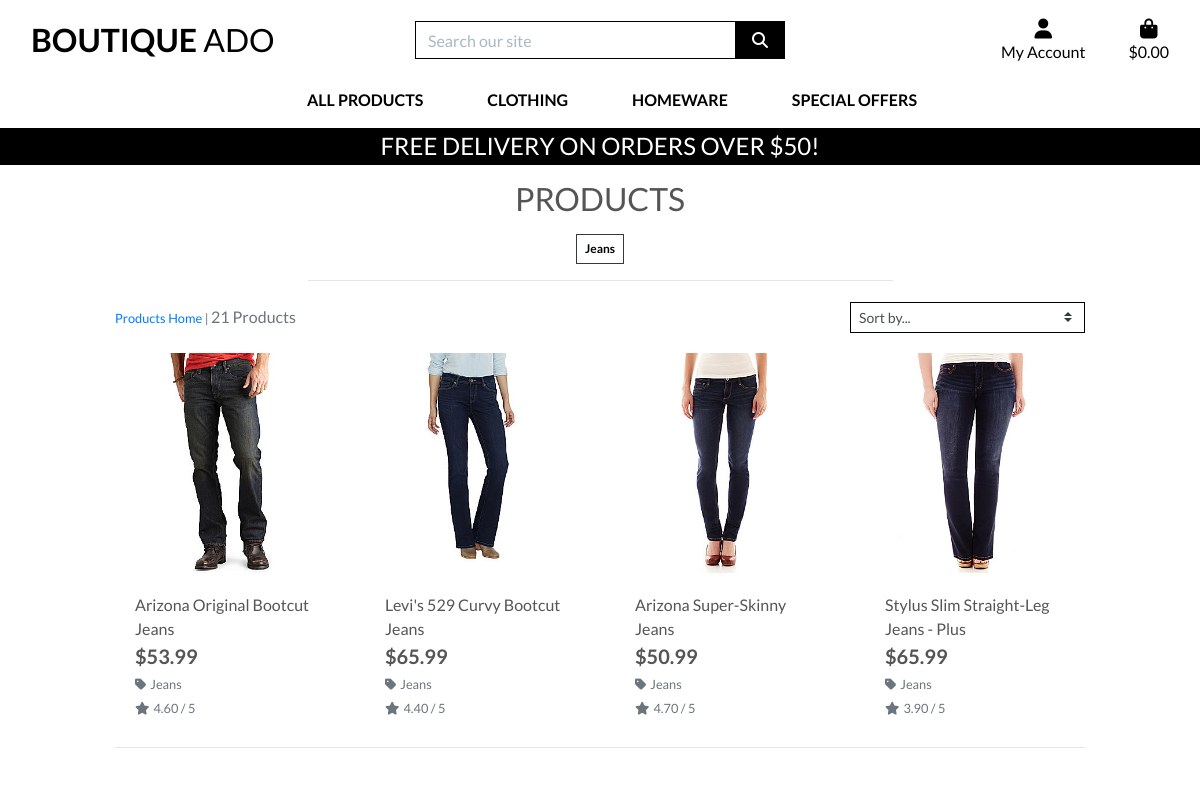
/products/?category=jeans (upper part), run on an earlier commit of the app's database.
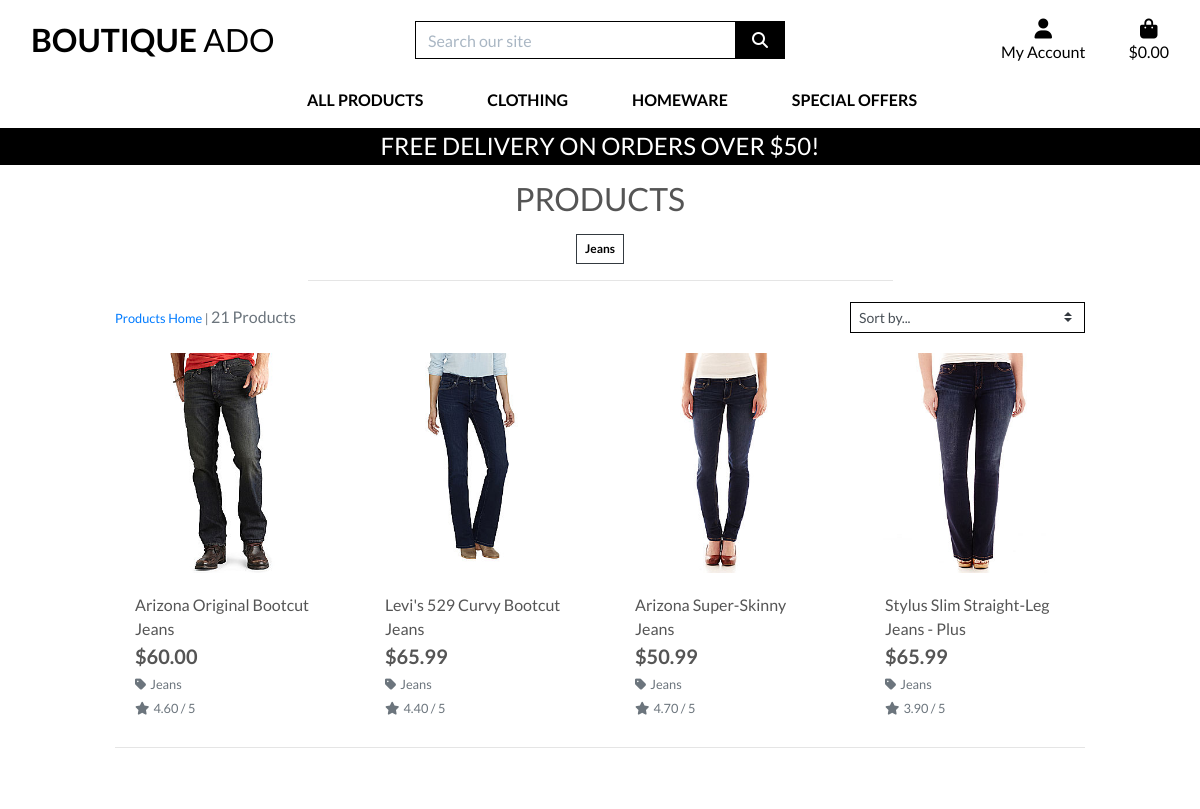
And on a later commit of the database.
### products/models.py (models this page shows, shortened)
class Product(models.Model):
    category = models.ForeignKey('Category', null=True, blank=True, on_delete=models.SET_NULL)
    sku = models.CharField(max_length=254, null=True, blank=True)
    name = models.CharField(max_length=254)
    description = models.TextField()
    has_sizes = models.BooleanField(default=False, null=True, blank=True)
    price = models.DecimalField(max_digits=6, decimal_places=2)
    rating = models.DecimalField(max_digits=6, decimal_places=2, null=True, blank=True)
    image_url = models.URLField(max_length=1024, null=True, blank=True)
    image = models.ImageField(null=True, blank=True)

class Category(models.Model):
    class Meta:
        verbose_name_plural = 'Categories'
    name = models.CharField(max_length=254)
    friendly_name = models.CharField(max_length=254, null=True, blank=True)

### products/views.py (the view, shortened to what this page needs)
# urls.py: path('', views.all_products, name='products'),
def all_products(request):
    products = Product.objects.all()
    query = None
    categories = None
    sort = None
    direction = None
    if request.GET:
        if 'category' in request.GET:
            categories = request.GET['category'].split(',')
            products = products.filter(category__name__in=categories)
            categories = Category.objects.filter(name__in=categories)
    current_sorting = f'{sort}_{direction}'
    context = {
        'products': products,
        'search_term': query,
        'current_categories': categories,
        'current_sorting': current_sorting,
    }
    return render(request, 'products/products.html', context)

### bag/contexts.py (called while the page is built, shortened)
def bag_contents(request):
    bag_items = []
    total = 0
    product_count = 0
    bag = request.session.get('bag', {})
    if total < settings.FREE_DELIVERY_THRESHOLD:
        delivery = total * Decimal(settings.STANDARD_DELIVERY_PERCENTAGE / 100)
        free_delivery_delta = settings.FREE_DELIVERY_THRESHOLD - total
    else:
        delivery = 0
        free_delivery_delta = 0
    grand_total = delivery + total
    context = {
        'bag_items': bag_items,
        'total': total,
        'product_count': product_count,
        'delivery': delivery,
        'free_delivery_delta': free_delivery_delta,
        'free_delivery_threshold': settings.FREE_DELIVERY_THRESHOLD,
        'grand_total': grand_total,
    }
    return context

### products/templates/products/products.html (shortened to what the changed rows need)
{% extends "base.html" %}
{% load static %}
{% block content %}
    <div class="container-fluid">
        <div class="row">
            <div class="col text-center mt-3">
                <h2 class="logo-font">Products</h2>
            </div>
        </div>
        <div class="row">
            <div class="product-container col-10 offset-1">
                <div class="row">
                    {% for product in products %}
                        <div class="col-sm-6 col-md-6 col-lg-4 col-xl-3">
                            <div class="card h-100 border-0">
                                {% if product.image %}
                                <a href="{% url 'product_detail' product.id %}">
                                    <img class="card-img-top img-fluid" src="{{ product.image.url }}" alt="{{ product.name }}">
                                </a>
                                {% else %}
                                <a href="{% url 'product_detail' product.id %}">
                                    <img class="card-img-top img-fluid" src="{{ MEDIA_URL }}noimage.png" alt="{{ product.name }}">
                                </a>
                                {% endif %}
                                <div class="card-body pb-0">
                                    <p class="mb-0">{{ product.name }}</p>
                                </div>
                                <div class="card-footer bg-white pt-0 border-0 text-left">
                                    <div class="row">
                                        <div class="col">
                                            <p class="lead mb-0 text-left font-weight-bold">${{ product.price }}</p>
                                            {% if product.category %}
                                            <p class="small mt-1 mb-0">
                                                <a class="text-muted" href="{% url 'products' %}?category={{ product.category.name }}">
                                                    <i class="fas fa-tag mr-1"></i>{{ product.category.friendly_name }}
                                                </a>
                                            </p>
                                            {% endif %}
                                            {% if product.rating %}
                                                <small class="text-muted"><i class="fas fa-star mr-1"></i>{{ product.rating }} / 5</small>
                                            {% else %}
                                                <small class="text-muted">No Rating</small>
                                            {% endif %}
                                        </div>
                                    </div>
                                </div>
                            </div>
                        </div>
                    {% endfor %}
                </div>
            </div>
        </div>
    </div>
{% endblock %}

What changed in the data, as far as the page shows it:
changed Product "Arizona Original Bootcut Jeans": price "53.99" → "60.00"
